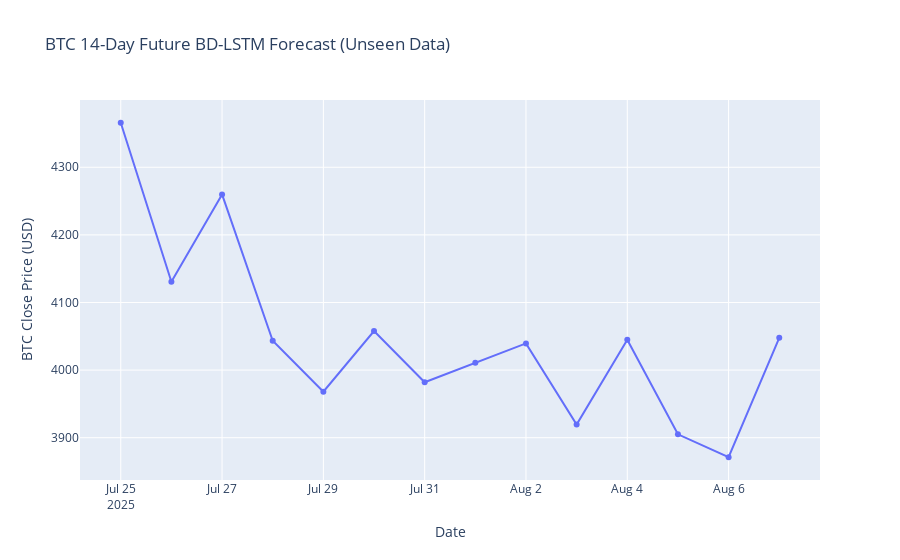
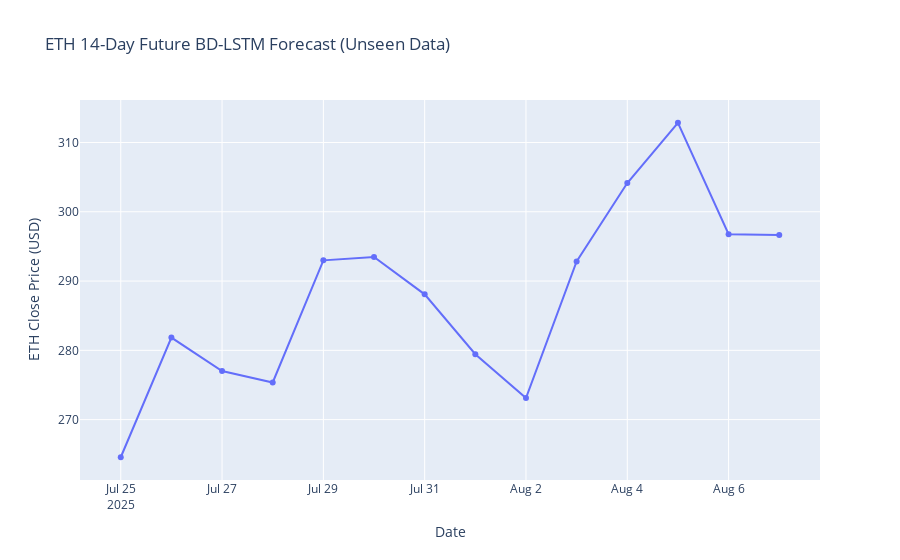
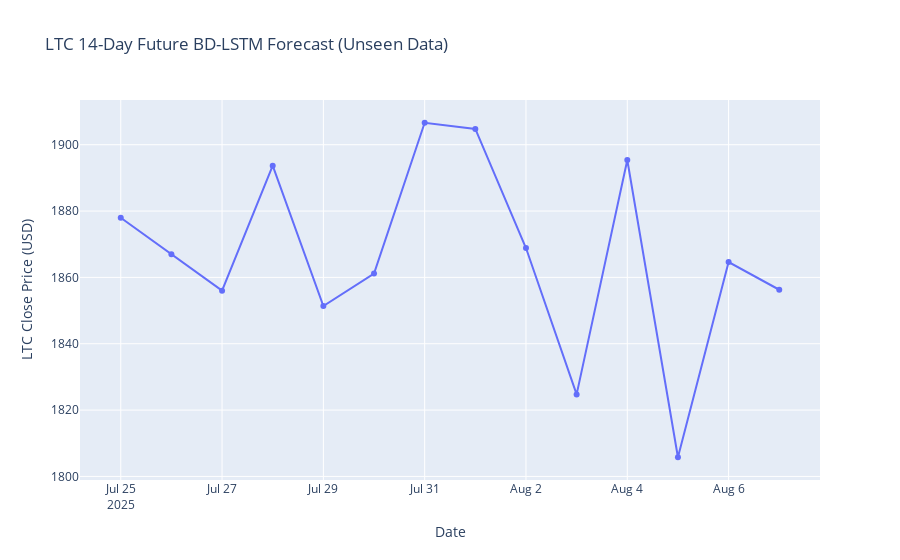
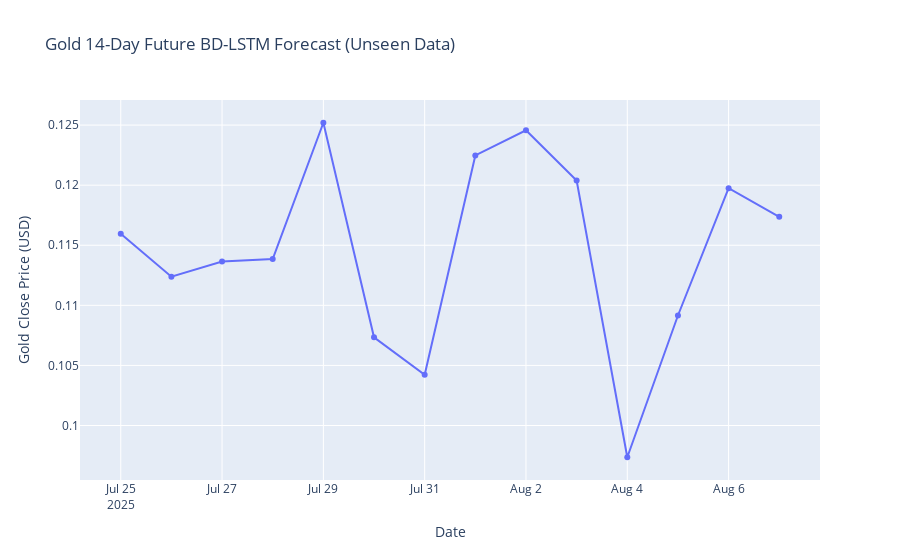

Notebook code for these charts, in order:
### Markdown cell above
Defines a function to build a Bidirectional LSTM model that predicts the next 14 days using the previous 30 days of multivariate input

### Code cell
# ---Main Loop for the coins ---
for coin, info in coins.items():
    print(f"\n====== Processing {coin} ======")
    target_col = info['col']
    col_index = scaled_df.columns.get_loc(target_col)

    # Prepare Data
    X, Y = create_sliding_window(scaled_df, lookback, forecast_horizon, feature_cols, target_col)
    split = int(0.8 * len(X))
    X_train, X_test = X[:split], X[split:]
    Y_train, Y_test = Y[:split], Y[split:]
    Y_train_flat = Y_train.reshape(-1, forecast_horizon)
    Y_test_flat = Y_test.reshape(-1, forecast_horizon)

    # Hyperparameter Tuning
    keras_reg = KerasRegressor(build_fn=build_bd_lstm_model, verbose=0)
    param_dist = {
        "lstm_units": [32, 64],
        "dropout": [0.1, 0.2],
        "batch_size": [16, 32],
        "epochs": [10, 15]
    }
    tscv = TimeSeriesSplit(n_splits=3)
    search = RandomizedSearchCV(
        keras_reg, param_distributions=param_dist, n_iter=4,
        cv=tscv, verbose=2, n_jobs=1
    )
    search.fit(X_train, Y_train_flat)
    print(f"Best hyperparameters for {coin}:", search.best_params_)

    # Retrain with Best Params
    best = search.best_params_
    best_model = build_bd_lstm_model(
        lstm_units=best["lstm_units"],
        dropout=best["dropout"]
    )
    best_model.fit(
        X_train, Y_train_flat,
        epochs=best["epochs"],
        batch_size=best["batch_size"],
        verbose=2
    )

    # --- Evaluate on Test ---
    y_pred = best_model.predict(X_test).reshape(-1, forecast_horizon)
    true_unscaled = inverse_close(Y_test_flat, scaler, col_index)
    pred_unscaled = inverse_close(y_pred, scaler, col_index)
    mae = mean_absolute_error(true_unscaled, pred_unscaled)
    rmse = mean_squared_error(true_unscaled, pred_unscaled, squared=False)
    r2 = r2_score(true_unscaled, pred_unscaled)
    print(f"{coin} MAE: {mae:.2f} | RMSE: {rmse:.2f} | R2: {r2:.4f}")

    # --- Plot Backtest ---
    plt.figure(figsize=(14, 7))
    plt.plot(true_unscaled.flatten(), label='True')
    plt.plot(pred_unscaled.flatten(), label='Predicted')
    plt.title(f"{coin} Close Price: 14 Days BD-LSTM Forecast")
    plt.xlabel('Days')
    plt.ylabel('Close Price')
    plt.legend()
    plt.show()

    # --- Future Forecast (next 14 days) ---
    last_window = scaled_df[feature_cols].iloc[-lookback:].values.reshape(1, lookback, len(feature_cols))
    future_scaled = best_model.predict(last_window).reshape(forecast_horizon)
    future_unscaled = inverse_close(future_scaled, scaler, col_index).flatten()
    last_date = scaled_df['Date'].iloc[-1]
    future_dates = pd.date_range(last_date + timedelta(days=1), periods=forecast_horizon)

    # Plotting future forecast
    fig = go.Figure()
    fig.add_trace(go.Scatter(x=future_dates, y=future_unscaled, mode='lines+markers', name=f'{coin} Forecast (next 14d)'))
    fig.update_layout(title=f'{coin} 14-Day Future BD-LSTM Forecast (Unseen Data)', xaxis_title='Date', yaxis_title=f'{coin} Close Price (USD)')
    fig.show()

    # Save the Model
    best_model.save(f"{coin.lower()}_bd_lstm_14d_model.h5")
    print(f"Saved BD-LSTM model for {coin}")

### Figure 1 — Plotly figure (JSON) as saved in the notebook; plotly's stock layout.template omitted (floating-point values rounded to 4 significant figures)
{"data": [{"mode": "lines+markers", "name": "BTC Forecast (next 14d)", "type": "scatter", "x": ["2025-07-25T00:00:00", "2025-07-26T00:00:00", "2025-07-27T00:00:00", "2025-07-28T00:00:00", "2025-07-29T00:00:00", "2025-07-30T00:00:00", "2025-07-31T00:00:00", "2025-08-01T00:00:00", "2025-08-02T00:00:00", "2025-08-03T00:00:00", "2025-08-04T00:00:00", "2025-08-05T00:00:00", "2025-08-06T00:00:00", "2025-08-07T00:00:00"], "y": [4366.0, 4131.0, 4260.0, 4043.0, 3968.0, 4058.0, 3982.0, 4011.0, 4039.0, 3919.0, 4045.0, 3905.0, 3871.0, 4048.0]}], "layout": {"title": {"text": "BTC 14-Day Future BD-LSTM Forecast (Unseen Data)"}, "xaxis": {"title": {"text": "Date"}}, "yaxis": {"title": {"text": "BTC Close Price (USD)"}}}}

### Figure 2 — Plotly figure (JSON) as saved in the notebook; plotly's stock layout.template omitted (floating-point values rounded to 4 significant figures)
{"data": [{"mode": "lines+markers", "name": "ETH Forecast (next 14d)", "type": "scatter", "x": ["2025-07-25T00:00:00", "2025-07-26T00:00:00", "2025-07-27T00:00:00", "2025-07-28T00:00:00", "2025-07-29T00:00:00", "2025-07-30T00:00:00", "2025-07-31T00:00:00", "2025-08-01T00:00:00", "2025-08-02T00:00:00", "2025-08-03T00:00:00", "2025-08-04T00:00:00", "2025-08-05T00:00:00", "2025-08-06T00:00:00", "2025-08-07T00:00:00"], "y": [264.6, 281.8, 277.0, 275.4, 293.0, 293.5, 288.1, 279.4, 273.1, 292.8, 304.1, 312.9, 296.8, 296.7]}], "layout": {"title": {"text": "ETH 14-Day Future BD-LSTM Forecast (Unseen Data)"}, "xaxis": {"title": {"text": "Date"}}, "yaxis": {"title": {"text": "ETH Close Price (USD)"}}}}

### Figure 3 — Plotly figure (JSON) as saved in the notebook; plotly's stock layout.template omitted (floating-point values rounded to 4 significant figures)
{"data": [{"mode": "lines+markers", "name": "LTC Forecast (next 14d)", "type": "scatter", "x": ["2025-07-25T00:00:00", "2025-07-26T00:00:00", "2025-07-27T00:00:00", "2025-07-28T00:00:00", "2025-07-29T00:00:00", "2025-07-30T00:00:00", "2025-07-31T00:00:00", "2025-08-01T00:00:00", "2025-08-02T00:00:00", "2025-08-03T00:00:00", "2025-08-04T00:00:00", "2025-08-05T00:00:00", "2025-08-06T00:00:00", "2025-08-07T00:00:00"], "y": [1878.0, 1867.0, 1856.0, 1894.0, 1851.0, 1861.0, 1907.0, 1905.0, 1869.0, 1825.0, 1895.0, 1806.0, 1865.0, 1856.0]}], "layout": {"title": {"text": "LTC 14-Day Future BD-LSTM Forecast (Unseen Data)"}, "xaxis": {"title": {"text": "Date"}}, "yaxis": {"title": {"text": "LTC Close Price (USD)"}}}}

### Figure 4 — Plotly figure (JSON) as saved in the notebook; plotly's stock layout.template omitted (floating-point values rounded to 4 significant figures)
{"data": [{"mode": "lines+markers", "name": "Gold Forecast (next 14d)", "type": "scatter", "x": ["2025-07-25T00:00:00", "2025-07-26T00:00:00", "2025-07-27T00:00:00", "2025-07-28T00:00:00", "2025-07-29T00:00:00", "2025-07-30T00:00:00", "2025-07-31T00:00:00", "2025-08-01T00:00:00", "2025-08-02T00:00:00", "2025-08-03T00:00:00", "2025-08-04T00:00:00", "2025-08-05T00:00:00", "2025-08-06T00:00:00", "2025-08-07T00:00:00"], "y": [0.116, 0.1124, 0.1136, 0.1139, 0.1252, 0.1073, 0.1042, 0.1225, 0.1246, 0.1204, 0.09736, 0.1092, 0.1197, 0.1174]}], "layout": {"title": {"text": "Gold 14-Day Future BD-LSTM Forecast (Unseen Data)"}, "xaxis": {"title": {"text": "Date"}}, "yaxis": {"title": {"text": "Gold Close Price (USD)"}}}}
